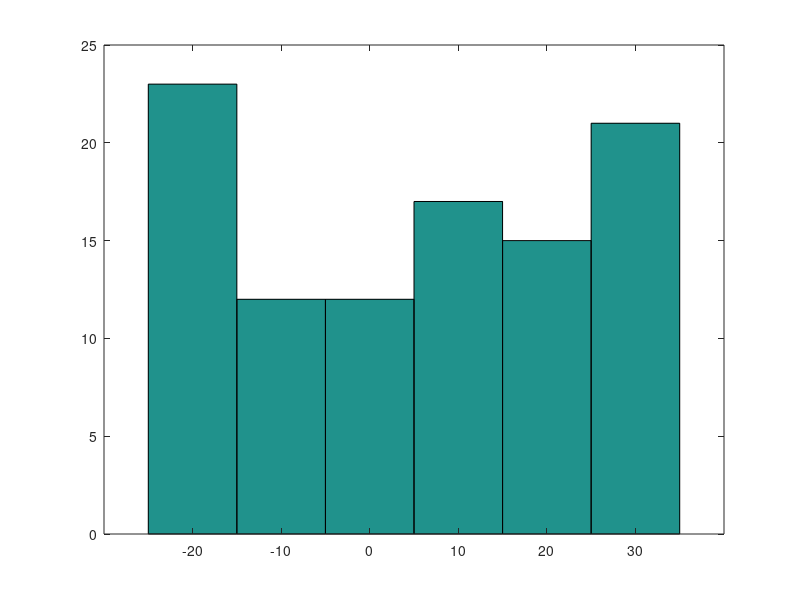

This figure's MATLAB source:
clc
n= 100;
x= [-20 -10 0 10 20 30];
r= rand(n,1);
s= ceil(6*r);
y= zeros(n,1);
for  k= 1:n
    j= s(k);
    y(k)= x(j);
    fprintf('%5d',y(k))
    if  mod(k,10) == 0
        fprintf('\n')
    end
end
m= [-20 -10 0 10 20 30];
hist(y,x)
fprintf('\n')

